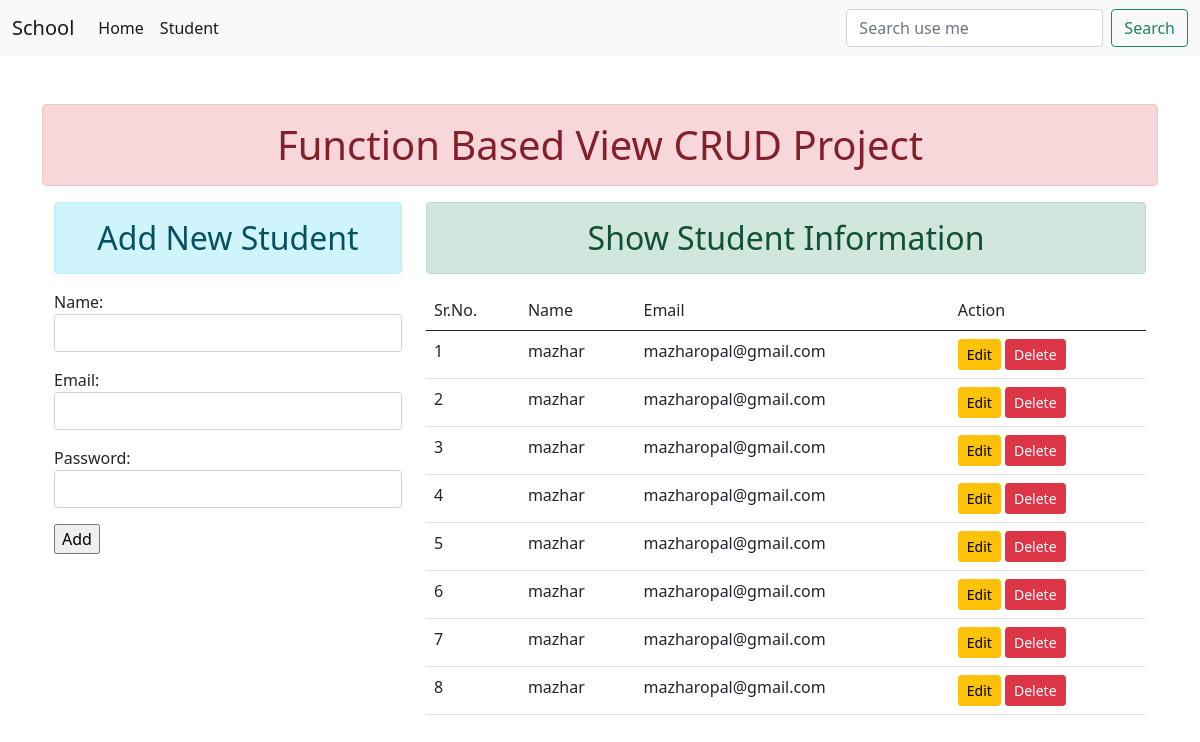
The app's page /, older data.
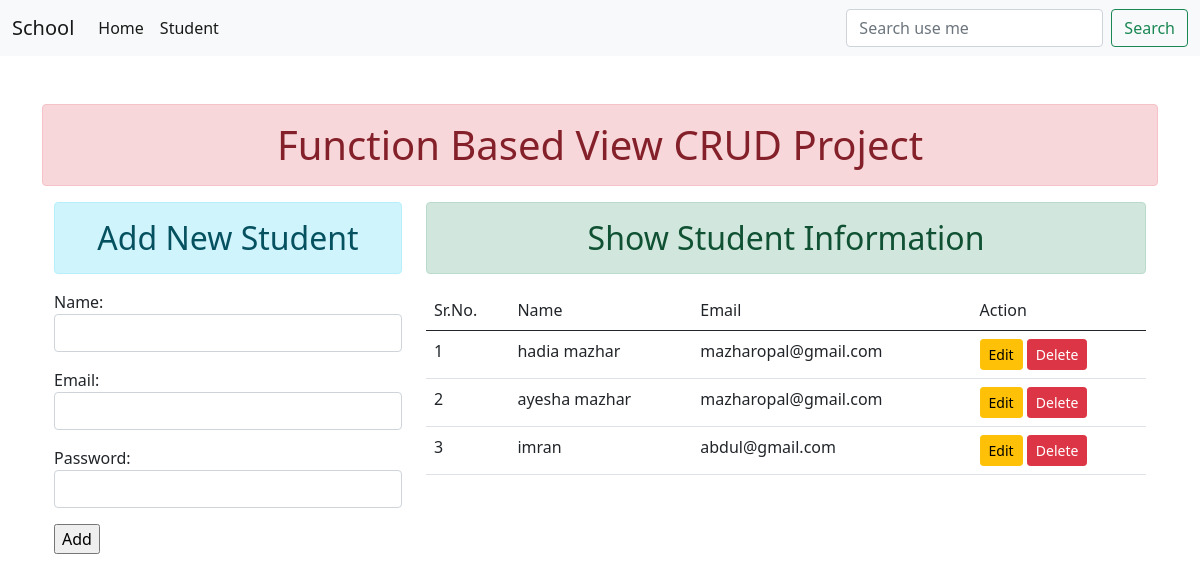
The same page, newer data.
### students/models.py (models this page shows)
class Student(models.Model):
    name=models.CharField(max_length=70)
    email=models.EmailField(max_length=100)
    password=models.CharField(max_length=100)
    is_deleted=models.BooleanField(default=False)

### students/views.py (the view)
# urls.py: path('', views.index , name="home"),
def index(request):
    mydata={}
    if request.method=='POST':
        form=RegistrationForm(request.POST)
        mydata=Student.objects.filter(is_deleted=False)
        validform=form.is_valid()
        if validform:
            form.save()
            form=RegistrationForm()
    else:
        form=RegistrationForm()
        mydata=Student.objects.filter(is_deleted=False)
    print("i m here")
    data={'form':form,'mydata':mydata}
    return render(request,"index.html",data)

### students/forms.py
class RegistrationForm(forms.ModelForm):
    class Meta:
        model=Student
        fields=['name','email','password']
        widgets={
            'name':forms.TextInput(attrs={'class':'form-control'}),
            'email':forms.EmailInput(attrs={'class':'form-control'}),
            'password':forms.PasswordInput(render_value=True ,attrs={'class':'form-control'})
        }

### templates/index.html (shortened to what this page needs)
{% extends 'base.html' %}
{% block content %}
<div class="container">
    <div class="row">
        <div class="col-4 ">
            <h2 class="text-center alert alert-info">Add New Student</h2>
            <form action="" method="POST">
                {{form.as_p}}
                <input type="submit" value="Add">
            </form>
        </div>
        <div class="col-8">
            <h2 class="text-center alert alert-success">Show Student Information</h2>
            {% if form %}
            <table class="table" >
                <thead>
                    <tr>
                    <td>Sr.No.</td>
                    <td>Name</td>
                    <td>Email</td>
                    <td>Action</td>
                    </tr>
                </thead>
                <tbody >
                    {% for data in mydata %}
                    <tr>
                        <td>{{forloop.counter}}</td>
                        <td>{{data.name}}</td>
                        <td>{{data.email}}</td>
                        <td><a class="btn btn-sm btn-warning" href={% url 'editdata' id=data.id %}>Edit</a>
                        <a class=" btn btn-sm btn-danger" href={% url 'deletedata' id=data.id %}>Delete</a></td>
                    </tr>
                    {% endfor %}
                </tbody>
                </table>
            {% else %}
            <h4 class="text-center alert alert-warning">No Record Found</h4>
            {% endif %}
        </div>
    </div>
</div>
{% endblock content %}

Row changes from the older to the newer data that the page shows:
no longer on this page (row edited): Student: name "mazhar", email "mazharopal@gmail.com"
no longer on this page (row edited): Student: name "mazhar", email "mazharopal@gmail.com"
no longer on this page (row edited): Student: name "mazhar", email "mazharopal@gmail.com"
no longer on this page (row edited): Student: name "mazhar", email "mazharopal@gmail.com"
no longer on this page (row edited): Student: name "mazhar", email "mazharopal@gmail.com"
no longer on this page (row edited): Student: name "mazhar", email "mazharopal@gmail.com"
no longer on this page (row edited): Student: name "mazhar", email "mazharopal@gmail.com"
no longer on this page (row edited): Student: name "mazhar", email "mazharopal@gmail.com"
added Student: name "hadia mazhar", email "mazharopal@gmail.com"
added Student: name "ayesha mazhar", email "mazharopal@gmail.com"
added Student: name "imran", email "abdul@gmail.com"
